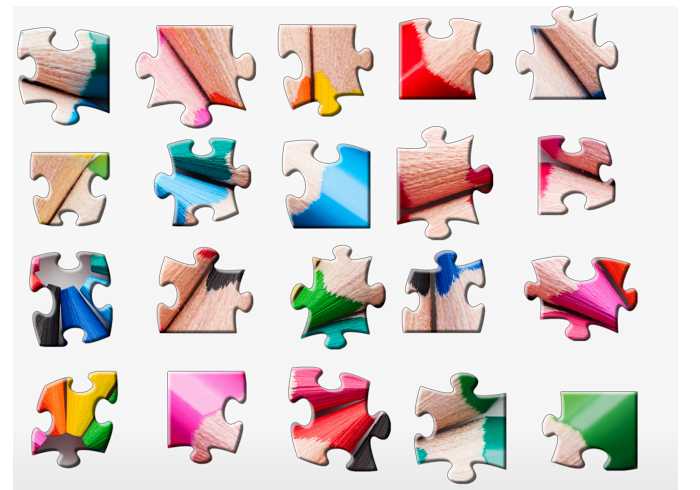
#> input picture ATESTING COLOUR.PNG, 700 x 490 px
$ python DJigsawEins.py   (older library calls are emulated)
#> lines starting #> are read from the running program, lines starting #| are printed output that depends on the picture; after the words box and inside, x2 and y2 are one past the last pixel; in counts of white or black regions, pixels touching at a corner belong together
#!/usr/bin/python

# Standard imports
import cv2
import numpy as np;

# read the image throught an window frame
#imports for that
from tkinter import *
import generatePuzzle as gen
from tkinter import filedialog
from matplotlib import pyplot as plt

# Read image
root = Tk()
root.title("jigsaw")
root.geometry("600x600")
filename = filedialog.askopenfilename( filetypes = ( ("testing files", "*.*"), ("All Files","*.*") ) )
#> the answer given: ATESTING COLOUR.PNG

im = cv2.imread(filename,0)
#> im: shape (490, 700); min 0, max 255, mean 213.2
##removing noise
im1 = cv2.imread(filename)
#> im1 is the input picture: shape (490, 700, 3); mean B, G, R 205.9, 207.7, 217.4
dst = cv2.fastNlMeansDenoisingColored(im1,None,15,20,7,5)
im2 = cv2.cvtColor(dst,cv2.COLOR_RGB2GRAY)

#threshold testing
ret, timg = cv2.threshold(im2,230,255,cv2.THRESH_BINARY)
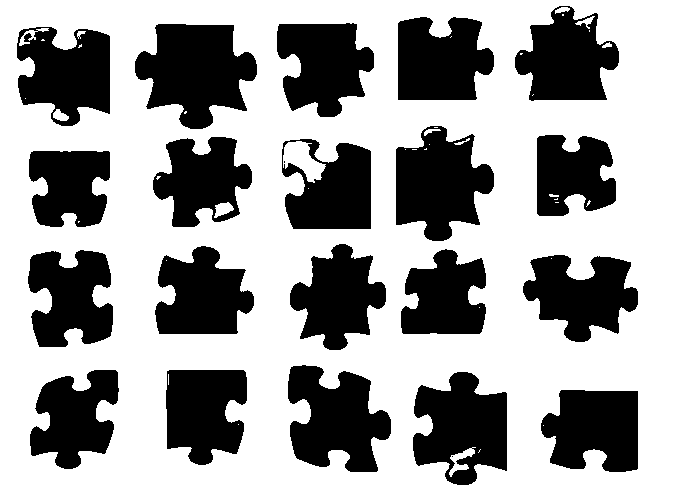
#> timg: shape (490, 700); 63.4% white; 22 black regions (2 under 20 px), largest, box (x1, y1, x2, y2) and area: (135, 24, 257, 129) 8425, (396, 126, 494, 241) 7457, (288, 365, 391, 472) 7268

imgage = cv2.imread(filename,0)
img = cv2.imread(filename)
gray = cv2.cvtColor(img,cv2.COLOR_BGR2GRAY)
ret, timg = cv2.threshold(gray,230,255,cv2.THRESH_BINARY_INV)
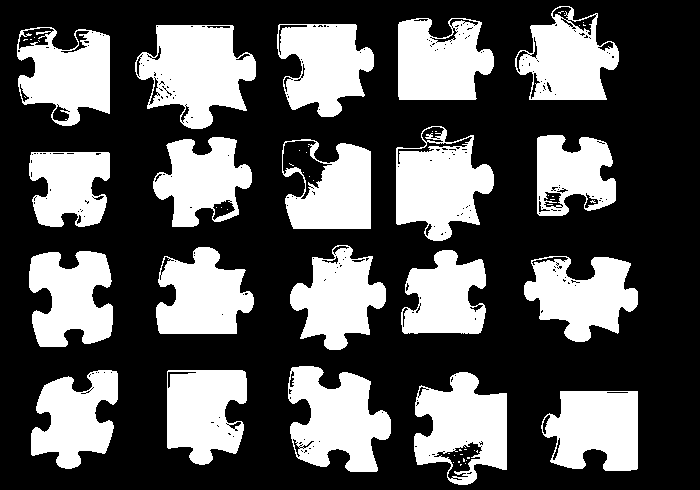
#> timg: shape (490, 700); 34.8% white; 61 white regions (41 under 20 px), largest, box (x1, y1, x2, y2) and area: (135, 25, 256, 129) 7948, (288, 366, 391, 472) 6999, (396, 126, 494, 241) 6944
timg2 = cv2.adaptiveThreshold(timg,230,cv2.ADAPTIVE_THRESH_MEAN_C,cv2.THRESH_BINARY,11,2)
#> timg2: shape (490, 700); values 0 (black) and 230 (white), 83.6% white; 283 black regions (220 under 20 px), largest, box (x1, y1, x2, y2) and area: (130, 20, 261, 232) 5365, (391, 121, 499, 339) 4937, (283, 361, 396, 477) 3071
timg3 = cv2.adaptiveThreshold(timg,230,cv2.ADAPTIVE_THRESH_GAUSSIAN_C,cv2.THRESH_BINARY,11,2)
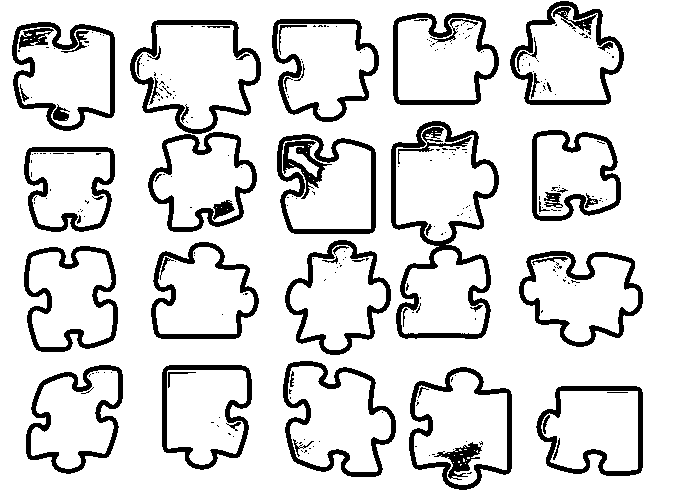
#> timg3: shape (490, 700); values 0 (black) and 230 (white), 86.2% white; 284 black regions (220 under 20 px)


im2Pi, contoursPi, hierarchyPi = cv2.findContours(timg, cv2.RETR_EXTERNAL, cv2.CHAIN_APPROX_TC89_KCOS)
#> contoursPi = 20 contours; largest, box (x1, y1, x2, y2) and area: (135, 25, 256, 129) 8091, (396, 126, 494, 241) 7248, (414, 372, 507, 485) 7158, (288, 366, 391, 472) 6904, (17, 27, 110, 126) 6546
h, w = timg.shape[:2]
#> h = 490; w = 700
vis = np.zeros((h, w, 3), np.uint8)
cv2.drawContours( vis, contoursPi, -1, (128,255,255), -1)
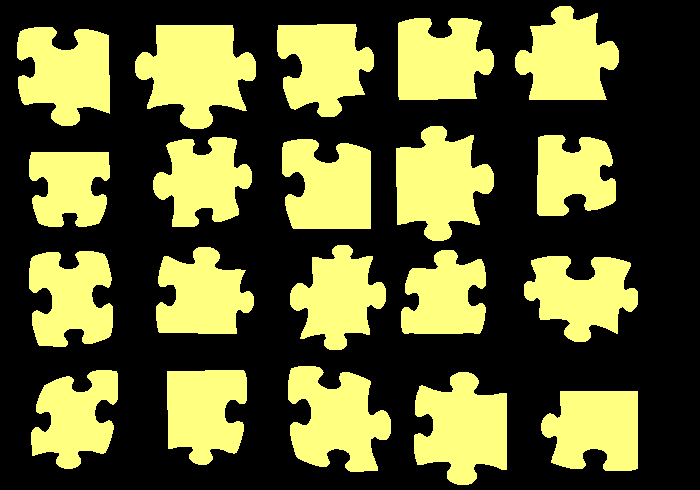
#> vis: shape (490, 700, 3); mean of channels 0, 1, 2 46.8, 93.3, 93.3; drawn as B, G, R

ret, fthreshPie = cv2.threshold(vis, 0, 255, cv2.THRESH_BINARY_INV)
#> fthreshPie: shape (490, 700, 3); 63.4% white; 20 black regions, largest, box (x1, y1, x2, y2) and area: (135, 25, 256, 129) 8315, (396, 126, 494, 241) 7455, (414, 372, 507, 485) 7374
gryPiec = cv2.cvtColor(fthreshPie,cv2.COLOR_RGB2GRAY)
timg3 = cv2.adaptiveThreshold(gryPiec,255,cv2.ADAPTIVE_THRESH_GAUSSIAN_C,cv2.THRESH_BINARY,11,2)
#> timg3: shape (490, 700); 88.6% white; 20 black regions, largest, box (x1, y1, x2, y2) and area: (288, 366, 391, 472) 2335, (135, 25, 256, 129) 2184, (29, 251, 113, 347) 2151

cv2.imshow('threshold ',fthreshPie)


#dectecting corner in haris dectection way
gray = np.float32(timg3)
dst = cv2.cornerHarris(gray,3,3,0.05)
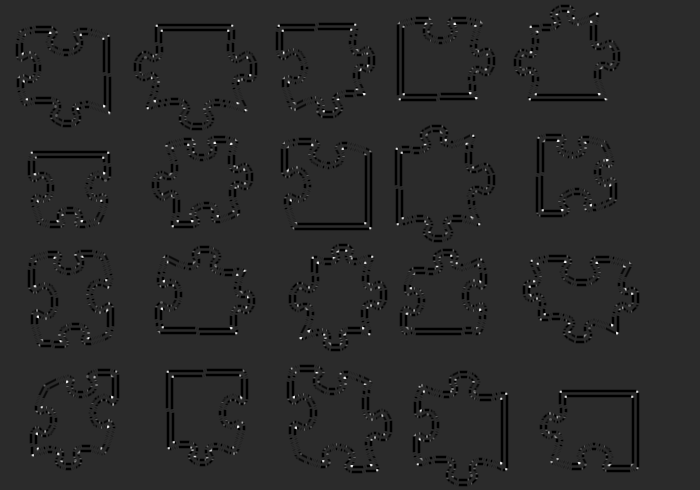
#> dst: shape (490, 700) float32; min -93961128, max 458019712, mean -3782626.2; drawn with min black and max white

#result is dilated for marking the corners, not important
dst = cv2.dilate(dst,None)
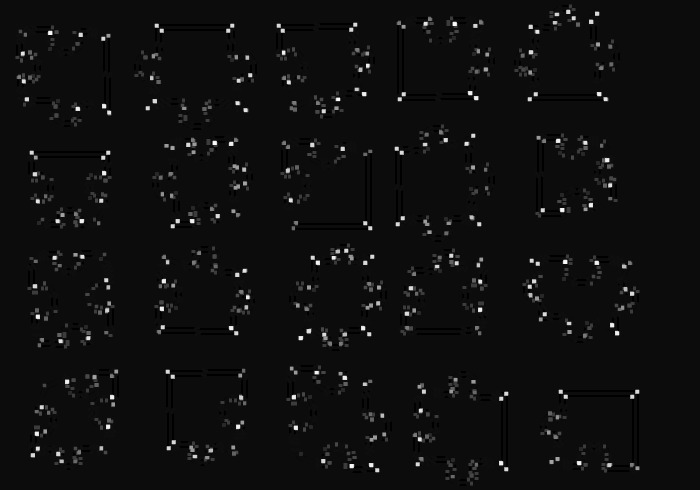
#> dst: shape (490, 700) float32; min -23490282, max 458019712, mean 6781217.5; drawn with min black and max white


# Threshold for an optimal value, it may vary depending on the image.
im1[dst>0.1*dst.max()]=[0,0,255]
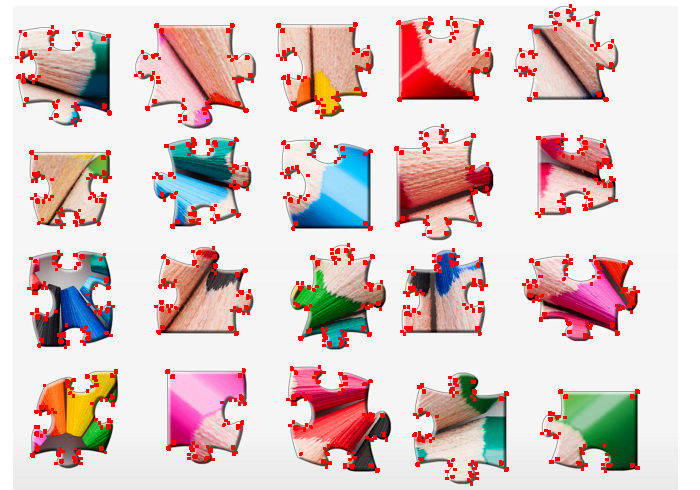
#> im1: shape (490, 700, 3); mean B, G, R 198.3, 200, 220.5
# [6 lines of commented-out code are left out]

cv2.imshow('corner dectection',im1)
# [21 lines of commented-out code are left out]

### Threshold for an optimal value, it may vary depending on the image.
#img[dst>0.01*dst.max()]=[127,255,0]

#cv2.imshow('dst',img)
if cv2.waitKey(0) & 0xff == 27:
#> (key Esc is pressed here)
    cv2.destroyAllWindows()


# [46 lines of commented-out code are left out]

$ run again, on subpixel5.png
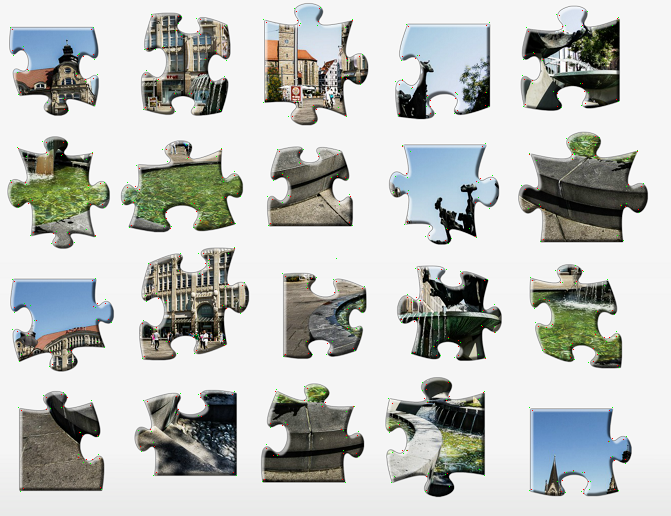
#> input picture subpixel5.png, 671 x 516 px
#> im1 is the input picture: shape (516, 671, 3); mean B, G, R 190.7, 193.6, 190.8
#> `ret, timg = cv2.threshold(im2,230,255,cv2.THRESH_BINARY)`:
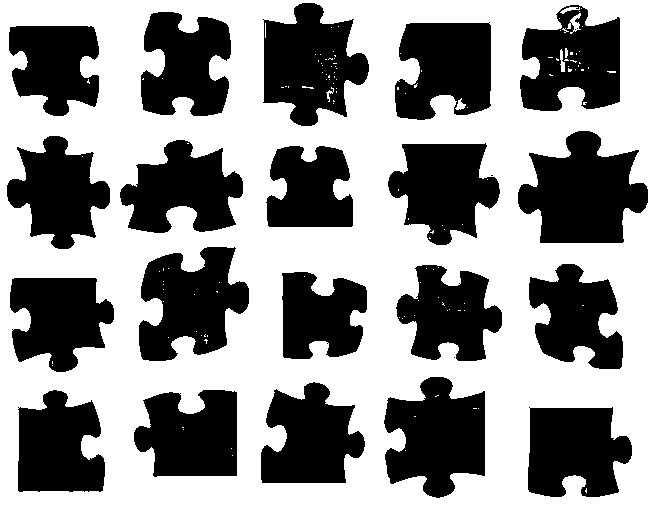
#> timg: shape (516, 671); 58.5% white; 24 black regions (4 under 20 px), largest, box (x1, y1, x2, y2) and area: (518, 131, 648, 243) 9576, (384, 377, 485, 498) 8507, (263, 3, 369, 126) 8424
#> timg2: shape (516, 671); values 0 (black) and 230 (white), 83.7% white; 278 black regions (237 under 20 px), largest, box (x1, y1, x2, y2) and area: (134, 242, 254, 366) 3348, (136, 7, 236, 121) 3080, (116, 135, 248, 238) 3045
#> contoursPi = 44 contours, 24 with area under 20; largest, box (x1, y1, x2, y2) and area: (518, 131, 648, 243) 9156, (263, 3, 369, 126) 8344, (385, 377, 485, 498) 8187, (139, 247, 249, 361) 7893, (520, 5, 620, 111) 7484
#> fthreshPie: shape (516, 671, 3); 58.6% white; 39 black regions (19 under 20 px), largest, box (x1, y1, x2, y2) and area: (518, 131, 648, 243) 9395, (263, 3, 369, 126) 8567, (385, 377, 485, 498) 8425
#> `im1[dst>0.1*dst.max()]=[0,0,255]`:
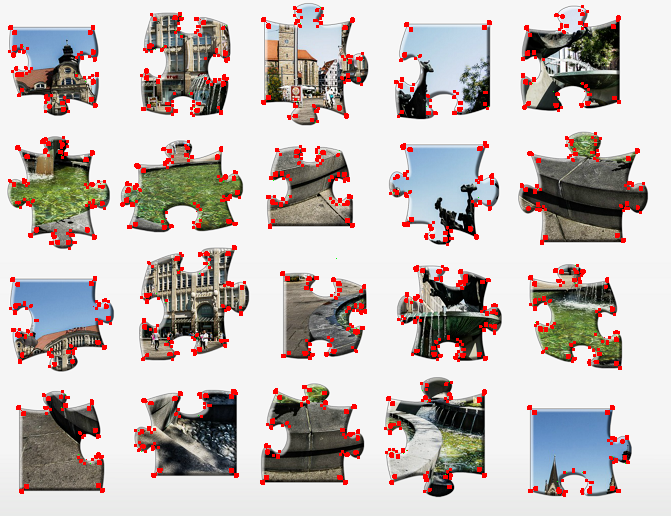
#> im1: shape (516, 671, 3); mean B, G, R 184.4, 186.8, 195.1
